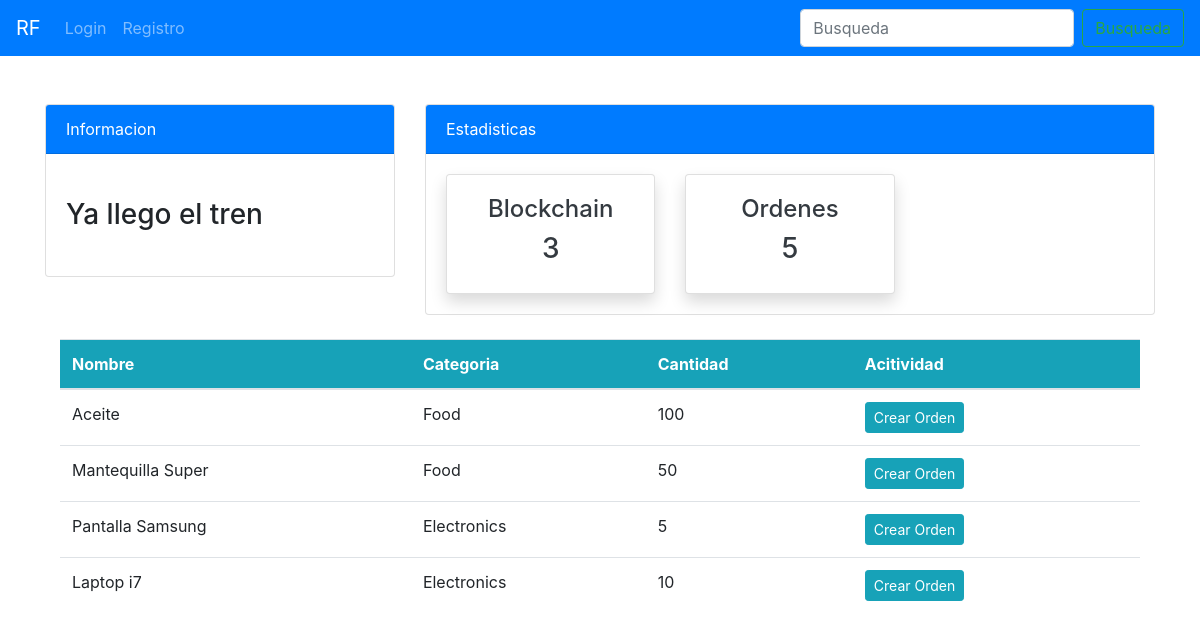
The app's page /blockchain/index with its own data.
### api/models.py (models this page shows, shortened)
class Product(models.Model):
    name = models.CharField(max_length=100, null=True)
    quantity = models.PositiveIntegerField(null=True)
    category = models.CharField(max_length=50, choices=CATEGORY, null=True)

### blockchain/views.py (the view)
# urls.py: path('index', views.index, name='block-index'),
def index(request):
    items = Product.objects.all() #usando ORM
    if request.method == "POST":
        form = ProductForm(request.POST)
        if form.is_valid():
            form.save()
            return redirect("api-productos")
    else:
        form = ProductForm()
    context = {
        'items': items,
        'form': form,
    }
    return render(request, 'blockchain/index.html', context)

### api/forms.py
class ProductForm(forms.ModelForm):
    class Meta:
        model = Product
        fields = ['name', 'category', 'quantity']
        labels = {
            'name': 'Nombre del Producto',     # Cambia "name" a "Nombre del Producto"
            'category': 'Categoría',           # Cambia "category" a "Categoría"
            'quantity': 'Cantidad Disponible', # Cambia "quantity" a "Cantidad Disponible"
        }

### templates/blockchain/index.html (shortened to what this page needs)
<!DOCTYPE html>
<html lang="es">
<head>
</head>
<body>
    {% extends 'partials/base.html' %}
    {% load crispy_forms_tags %}
    {% block content %}
    {% include 'blockchain/top_nav_block.html' %}
    <div class="container mt-4">
    <div class="col-md-auto">
        <table class="table bg-white">
            <thead class="bg-info text-white">
                <tr>
                    <th scope="col">Nombre</th>
                    <th scope="col">Categoria</th>
                    <th scope="col">Cantidad</th>
                    <th scope="col">Acitividad</th>
                </tr>
            </thead>
            <tbody>
                {% for item in items %}
                <tr>
                    <td>{{ item.name }}</td>
                    <td>{{ item.category }}</td>
                    <td>{{ item.quantity }}</td>
                    <td>
                        <a class="btn btn-info btn-sm mr-2"
                            href="{% url "blockchain-orden" item.id %}">Crear Orden</a>
                    </td>
                </tr>
                {% endfor %}
            </tbody>
        </table>
    </div>
</div>
    {% endblock %}

### static/style.css (style rules this page uses)
body { background: rgb(255,255,255); }

### records on screen
Product: name "Aceite", category "Food", quantity "100"
Product: name "Mantequilla Super", category "Food", quantity "50"
Product: name "Pantalla Samsung", category "Electronics", quantity "5"
Product: name "Laptop i7", category "Electronics", quantity "10"
